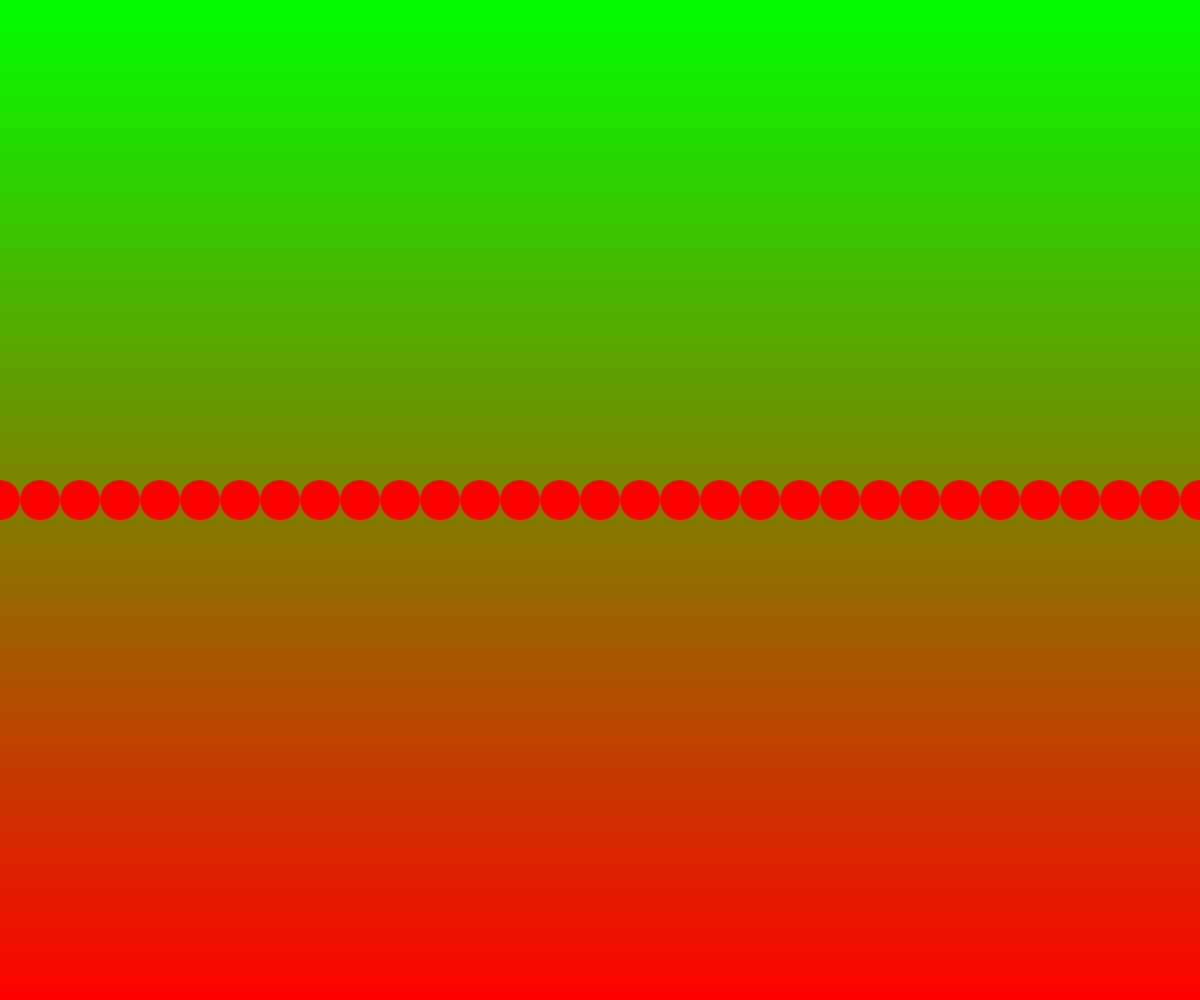
Frame 1 (no input)
Frame 60 (no input): identical to frame 1, image omitted
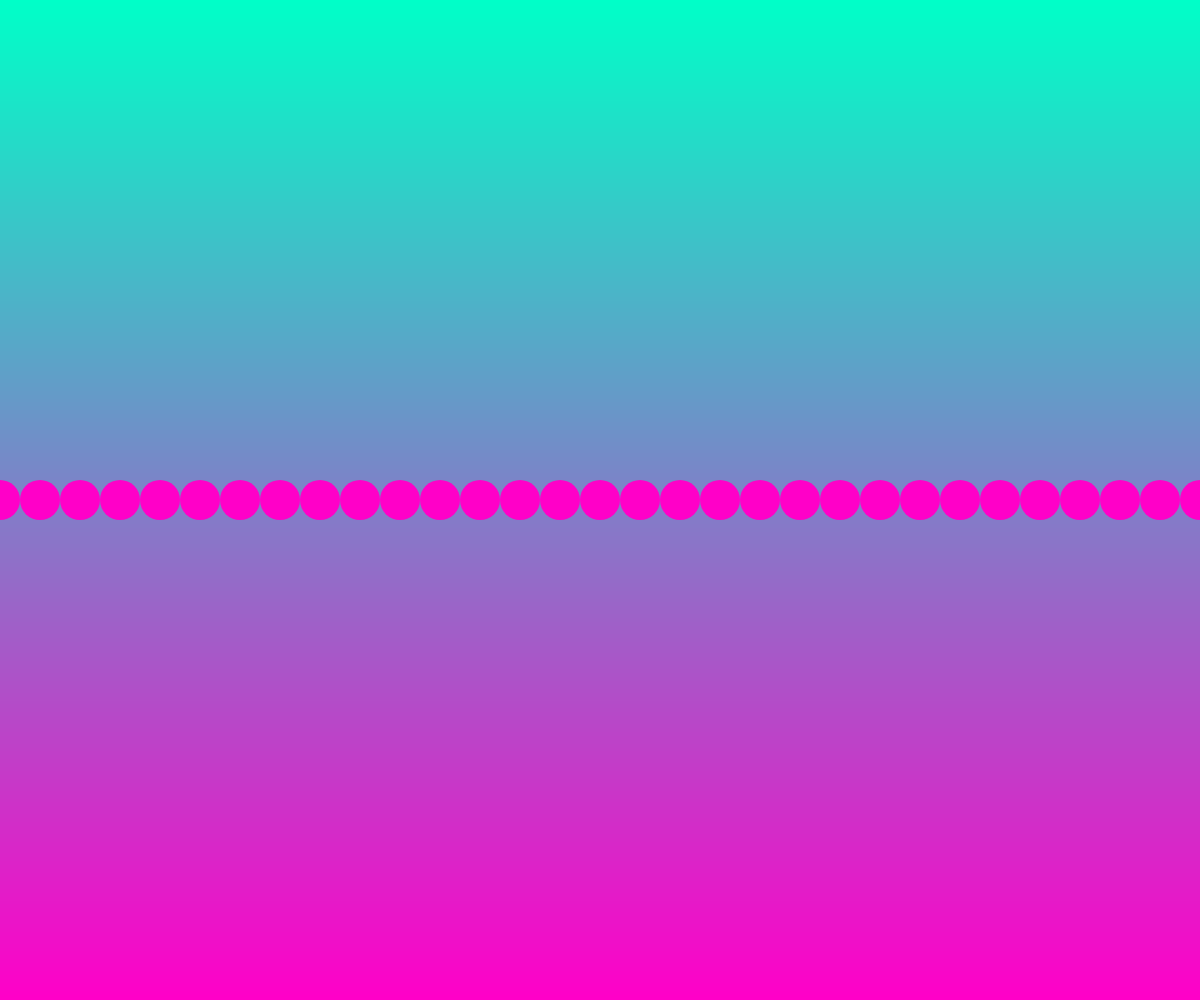
Frame 120 (the mouse pressed at the canvas centre since frame 60)

The p5.js sketch that drew these frames (run headless with seeded random() and noise() and a simulated clock; from frame 60 on, the mouse is pressed at the canvas centre):

// p5.js sketch
// ── sketch.js
// Drawing with Single loops
// Priyansh Jhanji
// Feb 24,2025



function setup() {
  createCanvas(windowWidth, windowHeight);
}

function draw() {
  gradientBackground();
  circleLine();
}
function gradientBackground(){
  //creatw a gradient to use as background
  let h = 1;

  //use a loop to draw vertical stack of rectangles
  for(let y = 0; y < height; y += h){
    noStroke();
    let mappedY = map(y, 0, height, 0, 255);
    let reversedY = map(y, 0, height, 255, 0);
    fill(mappedY, reversedY,mouseX/3);
    rect(0, y, width, h);
  }
}

function circleLine(){
  //use a loop (for or while) to draw a line
  //of circles side by side
  let d = 40;
  let y = height/2;
  let xStart = 0;
  let xEnd = width;

  //use a loop to do the drawing
  for(let x = xStart; x <= xEnd; x += d){
    //x: 0 40 80 120 160 200 240
    circle(x, y, d);
  }
}
